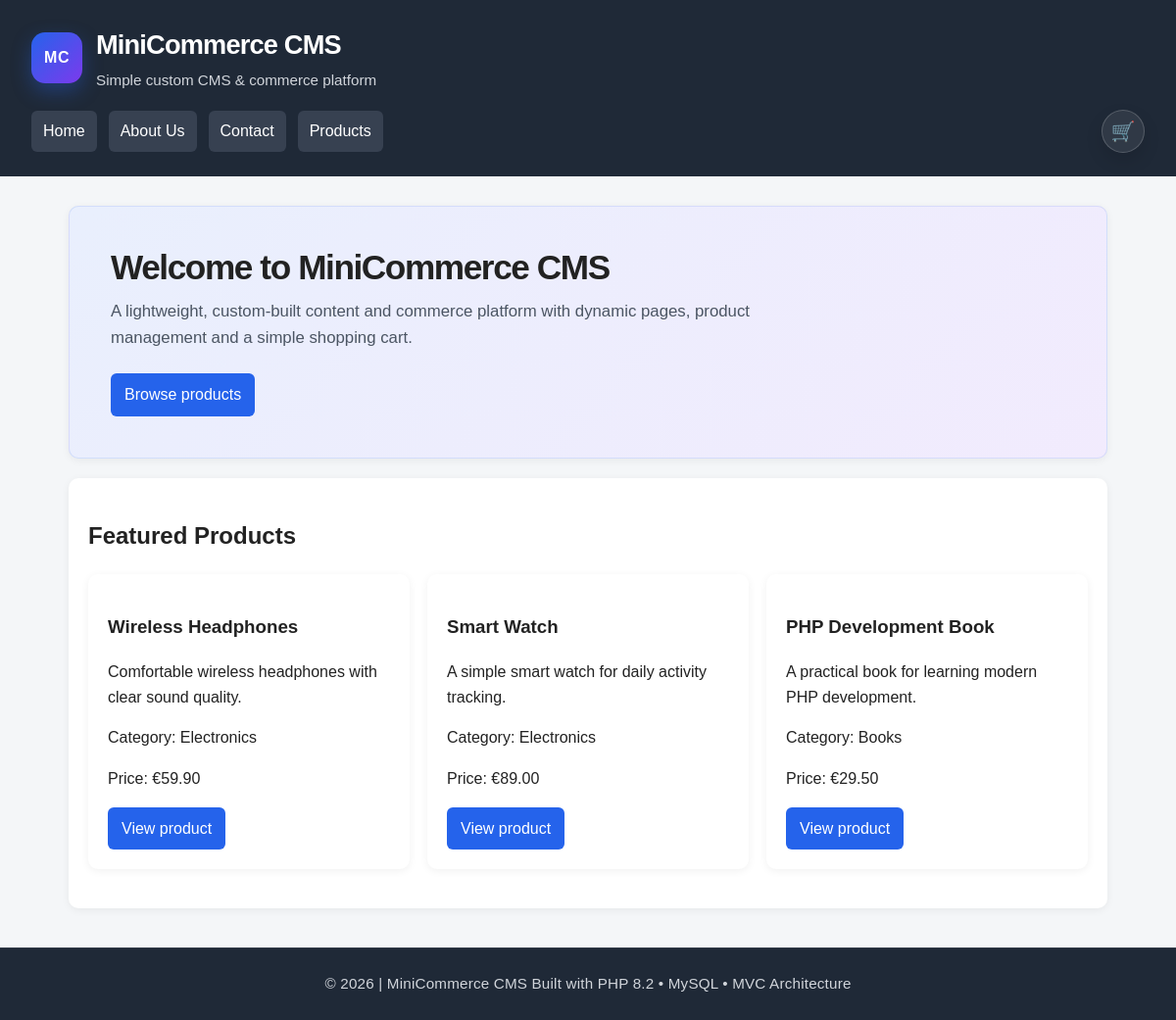
The page /public/index.php on the database its author committed.
### tables this page shows
CREATE TABLE pages (
    id INT UNSIGNED AUTO_INCREMENT PRIMARY KEY,
    title VARCHAR(150) NOT NULL,
    slug VARCHAR(180) NOT NULL UNIQUE,
    content TEXT NOT NULL,
    meta_title VARCHAR(180) NULL,
    meta_description VARCHAR(255) NULL,
    status ENUM('draft', 'published') NOT NULL DEFAULT 'draft',
    created_at TIMESTAMP DEFAULT CURRENT_TIMESTAMP,
    updated_at TIMESTAMP DEFAULT CURRENT_TIMESTAMP ON UPDATE CURRENT_TIMESTAMP
);

CREATE TABLE products (
    id INT UNSIGNED AUTO_INCREMENT PRIMARY KEY,
    category_id INT UNSIGNED NULL,
    name VARCHAR(150) NOT NULL,
    slug VARCHAR(180) NOT NULL UNIQUE,
    description TEXT NOT NULL,
    price DECIMAL(10,2) NOT NULL,
    image VARCHAR(255) NULL,
    status ENUM('draft', 'published') NOT NULL DEFAULT 'draft',
    is_featured TINYINT(1) NOT NULL DEFAULT 0,
    created_at TIMESTAMP DEFAULT CURRENT_TIMESTAMP,
    updated_at TIMESTAMP DEFAULT CURRENT_TIMESTAMP ON UPDATE CURRENT_TIMESTAMP,

    CONSTRAINT fk_products_category
        FOREIGN KEY (category_id)
        REFERENCES categories(id)
        ON DELETE SET NULL
);

CREATE TABLE categories (
    id INT UNSIGNED AUTO_INCREMENT PRIMARY KEY,
    name VARCHAR(120) NOT NULL,
    slug VARCHAR(150) NOT NULL UNIQUE,
    created_at TIMESTAMP DEFAULT CURRENT_TIMESTAMP
);

### app/Core/View.php (called while the page is built, shortened)
<?php
class View
{
    public static function render(string $view, array $data = [], string $layout = 'main'): void
    {
        extract($data);
        $viewPath = __DIR__ . '/../Views/' . $view . '.php';
        $layoutPath = __DIR__ . '/../Views/layouts/' . $layout . '.php';
        require $viewPath;
        $content = ob_get_clean();
        require $layoutPath;
    }
}

### app/Core/Controller.php (called while the page is built, shortened)
<?php
class Controller
{
    protected function view(string $view, array $data = [], string $layout = 'main'): void
    {
        $csrfService = new CsrfService();
        $data['csrfToken'] = $csrfService->token();
        View::render($view, $data, $layout);
    }
}

### app/Controllers/HomeController.php (called while the page is built, shortened)
<?php
class HomeController extends Controller
{
    public function index(): void
    {
        $pdo = Database::getConnection();
        $settingRepository = new SettingRepository($pdo);
        $pageRepository = new PageRepository($pdo);
        $productRepository = new ProductRepository($pdo);
        $siteName = $settingRepository->get('site_name', 'MiniCommerce CMS');
        $pages = $pageRepository->getPublishedPages();
        $featuredProducts = $productRepository->getFeaturedProducts(3);
        $this->view('public/home', [
            'siteName' => $siteName,
            'pages' => $pages,
            'featuredProducts' => $featuredProducts,
        ]);
    }
}

### public/index.php (called while the page is built, shortened)
<?php
spl_autoload_register(function (string $class): void {
    $prefix = 'App\\';
    $baseDir = __DIR__ . '/../app/';
    $relativeClass = substr($class, strlen($prefix));
    $file = $baseDir . str_replace('\\', '/', $relativeClass) . '.php';
});
$router = new Router();
$router->dispatch($_SERVER['REQUEST_URI'], $_SERVER['REQUEST_METHOD']);

### app/Repositories/SettingRepository.php (called while the page is built, shortened)
<?php
class SettingRepository
{
    public function get(string $key, ?string $default = null): ?string
    {
        $stmt = $this->pdo->prepare(
            'SELECT setting_value FROM settings WHERE setting_key = :setting_key LIMIT 1'
        );
        $stmt->execute([
            'setting_key' => $key,
        ]);
        $value = $stmt->fetchColumn();
        return $value !== false ? (string) $value : $default;
    }
}

### app/Repositories/ProductRepository.php (called while the page is built, shortened)
<?php
class ProductRepository
{
    public function getFeaturedProducts(int $limit = 3): array
    {
        $stmt = $this->pdo->prepare(
            'SELECT p.*, c.name AS category_name
             FROM products p
             LEFT JOIN categories c ON c.id = p.category_id
             WHERE p.status = :status
             AND p.is_featured = 1
             ORDER BY p.created_at DESC
             LIMIT ' . (int) $limit
        );
        $stmt->execute([
            'status' => 'published',
        ]);
        return $stmt->fetchAll();
    }
}

### app/Repositories/PageRepository.php (called while the page is built, shortened)
<?php
class PageRepository
{
    public function getPublishedPages(): array
    {
        $stmt = $this->pdo->prepare(
            'SELECT id, title, slug, meta_title, meta_description
             FROM pages
             WHERE status = :status
             ORDER BY title ASC'
        );
        $stmt->execute([
            'status' => 'published',
        ]);
        return $stmt->fetchAll();
    }
}

### app/Views/public/home.php (the view, shortened to what this page needs)
<section class="hero-section">
    <div>
        <h2>Welcome to <?= htmlspecialchars($siteName) ?></h2>
        <p>
            A lightweight, custom-built content and commerce platform with
            dynamic pages, product management and a simple shopping cart.
        </p>
        <a class="hero-button" href="/minicommerce-cms/public/products">
            Browse products
        </a>
    </div>
</section>
<section>
    <h2>Featured Products</h2>
    <?php if (empty($featuredProducts)): ?>
        <p>No featured products available.</p>
    <?php else: ?>
        <div class="product-grid">
            <?php foreach ($featuredProducts as $product): ?>
                <article>
                    <h3><?= htmlspecialchars($product['name']) ?></h3>
                    <p><?= htmlspecialchars($product['description']) ?></p>
                    <p>
                        Category:
                        <?= htmlspecialchars($product['category_name'] ?? 'Uncategorized') ?>
                    </p>
                    <p>
                        Price:
                        €<?= number_format((float) $product['price'], 2) ?>
                    </p>
                    <a href="/minicommerce-cms/public/product/<?= htmlspecialchars($product['slug']) ?>">
                        View product
                    </a>
                </article>
            <?php endforeach; ?>
        </div>
    <?php endif; ?>
</section>

### app/Core/Router.php (shortened to what this page needs)
<?php
class Router
{
    private array $routes = [];
    public function get(string $path, array $handler): void
    {
        $this->routes['GET'][$path] = $handler;
    }
    public function post(string $path, array $handler): void
    {
        $this->routes['POST'][$path] = $handler;
    }
    public function dispatch(string $requestUri, string $requestMethod): void
    {
        $path = parse_url($requestUri, PHP_URL_PATH);
$basePath = '/minicommerce-cms/public';
if (str_starts_with($path, $basePath . '/index.php')) {
    $path = substr($path, strlen($basePath . '/index.php'));
} elseif (str_starts_with($path, $basePath)) {
    $path = substr($path, strlen($basePath));
}
$path = $path ?: '/';
        foreach ($this->routes[$requestMethod] ?? [] as $route => $handler) {
            $pattern = preg_replace('#\{[a-zA-Z_][a-zA-Z0-9_]*\}#', '([^/]+)', $route);
            $pattern = '#^' . $pattern . '$#';
            if (preg_match($pattern, $path, $matches)) {
                array_shift($matches);
                [$controllerClass, $method] = $handler;
                $controller = new $controllerClass();
                $controller->$method(...$matches);
                return;
            }
        }
    }
}

### app/Views/layouts/main.php (shortened to what this page needs)
<!DOCTYPE html>
<html lang="en">
<head>
    <link rel="stylesheet" href="/minicommerce-cms/public/assets/css/style.css">
</head>
<body>
<header class="site-header">
    <div class="site-brand">
        <span class="site-logo">MC</span>
        <div>
            <h1><?= htmlspecialchars($siteName ?? 'MiniCommerce CMS') ?></h1>
            <p>Simple custom CMS & commerce platform</p>
        </div>
    </div>
    <div class="site-nav-row">
        <nav>
            <a href="/minicommerce-cms/public">Home</a>
            <?php if (!empty($pages)): ?>
                <?php foreach ($pages as $page): ?>
                    <a href="/minicommerce-cms/public/page/<?= htmlspecialchars($page['slug']) ?>">
                        <?= htmlspecialchars($page['title']) ?>
                    </a>
                <?php endforeach; ?>
            <?php endif; ?>
            <a href="/minicommerce-cms/public/products">Products</a>
        </nav>
<a
    class="cart-icon-link"
    href="/minicommerce-cms/public/cart"
    aria-label="View cart"
    title="View cart"
>
    🛒
</a>
    </div>
</header>
    <main>
        <?= $content ?>
    </main>
    <footer class="site-footer">
    <p>
        &copy; <?= date('Y') ?> | MiniCommerce CMS
Built with PHP 8.2 • MySQL • MVC Architecture
    </p>
</footer>
</body>
</html>

### public/assets/css/style.css (style rules this page uses)
* { box-sizing: border-box; }
body { margin: 0; font-family: Arial, sans-serif; background: #f4f6f8; color: #222; line-height: 1.6; }
header { background: #1f2937; color: #fff; padding: 20px; }
header h1 { margin: 0 0 12px; }
nav { display: flex; flex-wrap: wrap; gap: 12px; }
nav a { color: #fff; text-decoration: none; background: #374151; padding: 8px 12px; border-radius: 6px; }
main { max-width: 1100px; margin: 30px auto; padding: 0 20px; }
section, article { background: #fff; padding: 20px; margin-bottom: 20px; border-radius: 10px; box-shadow: 0 2px 8px rgba(0, 0, 0, .06); }
button, .button, main a { display: inline-block; background: #2563eb; color: #fff; border: 0; padding: 9px 14px; border-radius: 6px; text-decoration: none; cursor: pointer; }
.product-grid { display: grid; grid-template-columns: repeat(3, 1fr); gap: 18px; }
.site-header { padding: 24px 32px; }
.site-brand { display: flex; align-items: center; gap: 14px; margin-bottom: 18px; }
.site-logo { display: inline-flex; align-items: center; justify-content: center; width: 52px; height: 52px; border-radius: 14px; background: linear-gradient(135deg, #2563eb, #7c3aed); color: #fff; font-weight: 700; letter-spacing: .5px; box-shadow: 0 8px 20px rgba(37, 99, 235, .35); }
.site-brand h1 { margin: 0; font-size: 1.7rem; letter-spacing: -.03em; }
.site-brand p { margin: 2px 0 0; color: #d1d5db; font-size: .95rem; }
.hero-section { background: linear-gradient(135deg, rgba(37, 99, 235, .10), rgba(124, 58, 237, .10)), #fff; padding: 42px; border: 1px solid rgba(37, 99, 235, .12); }
.hero-section h2 { margin: 0 0 12px; font-size: 2.2rem; line-height: 1.15; letter-spacing: -.04em; }
.hero-section p { max-width: 680px; margin: 0 0 22px; color: #4b5563; font-size: 1.05rem; }
.hero-button { width: auto; }
.site-nav-row { display: flex; align-items: center; justify-content: space-between; gap: 16px; }
.cart-icon-link { display: inline-flex; align-items: center; justify-content: center; width: 44px; height: 44px; min-width: 44px; border-radius: 999px; background: rgba(255, 255, 255, .08); color: #fff; text-decoration: none; font-size: 1.25rem; border: 1px solid rgba(255, 255, 255, .18); box-shadow: 0 8px 18px rgba(0, 0, 0, .12); }
.site-footer { margin-top: 40px; padding: 24px; text-align: center; background: #1f2937; color: #d1d5db; font-size: .95rem; border-top: 1px solid rgba(255,255,255,.08); }
.site-footer p { margin: 0; letter-spacing: .2px; }
.cart-icon-link { position: relative; }

### rows shown on the page
pages: title "About Us"
pages: title "Contact"
products: name "Wireless Headphones", description "Comfortable wireless headphones with clear sound quality.", category.name "Electronics", price "59.90"
products: name "Smart Watch", description "A simple smart watch for daily activity tracking.", category.name "Electronics", price "89.00"
products: name "PHP Development Book", description "A practical book for learning modern PHP development.", category.name "Books", price "29.50"

### other values the page prints
$siteName "MiniCommerce CMS"
